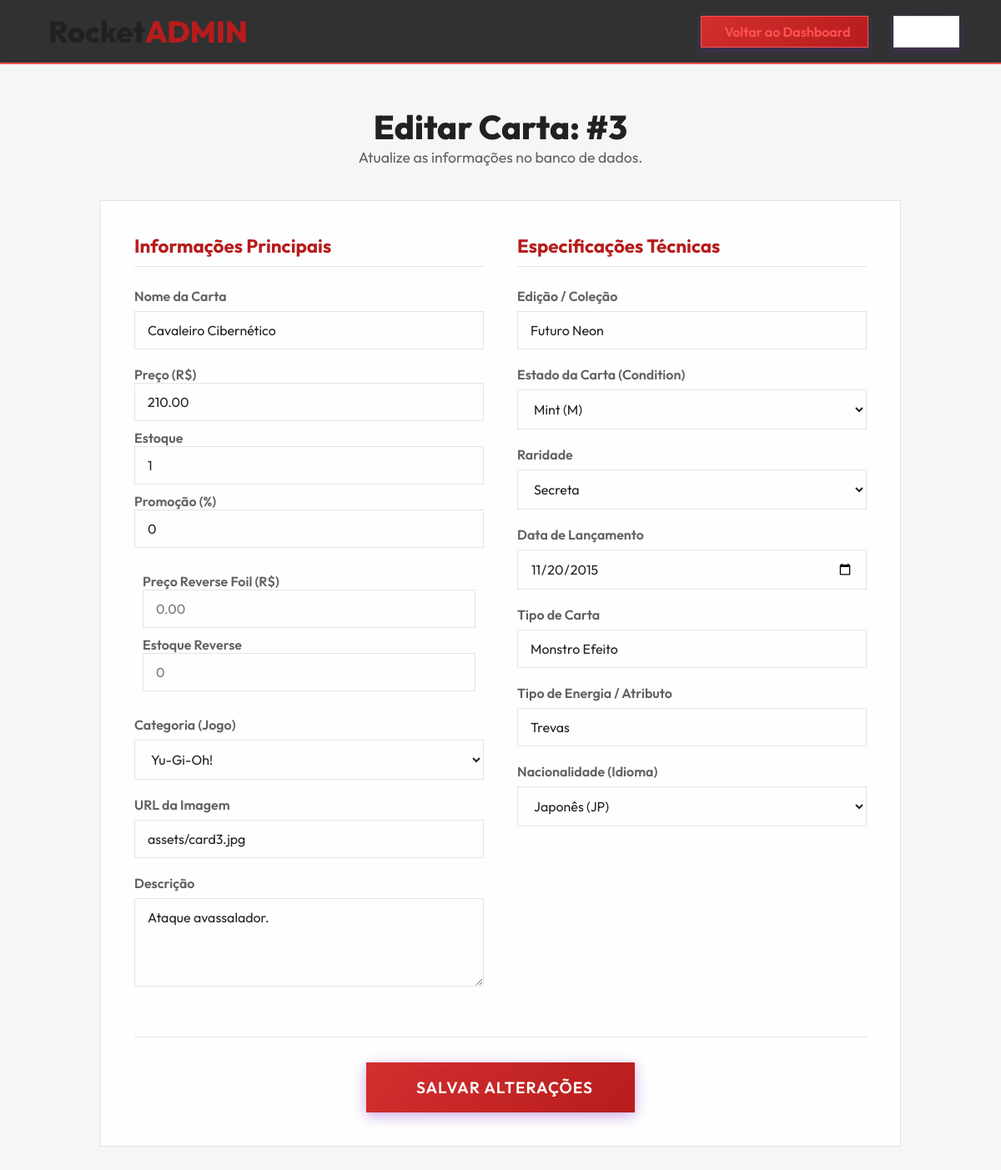
/admin_edit_card.php?id=3 (signed in), run on the app's committed database.
### tables this page shows
CREATE TABLE IF NOT EXISTS cartas (
    id INT AUTO_INCREMENT PRIMARY KEY,
    nome VARCHAR(255) NOT NULL,
    preco DECIMAL(10,2) NOT NULL,
    categoria VARCHAR(100) NOT NULL,
    imagem VARCHAR(500) NOT NULL,
    descricao TEXT,
    edicao VARCHAR(255),
    estado VARCHAR(100),
    raridade VARCHAR(100),
    data_lancamento DATE,
    tipo_carta VARCHAR(100),
    tipo_energia VARCHAR(100),
    nacionalidade VARCHAR(50),
    estoque INT DEFAULT 1,
    promocao_porcentagem INT DEFAULT 0,
    vezes_no_carrinho INT DEFAULT 0,
    criado_em TIMESTAMP DEFAULT CURRENT_TIMESTAMP
);

### admin_edit_card.php (the view, shortened to what this page needs)
<?php
require_once 'config.php';
$id = isset($_GET['id']) ? (int)$_GET['id'] : (isset($_POST['id']) ? (int)$_POST['id'] : 0);
$stmt = $pdo->prepare("SELECT * FROM cartas WHERE id = ?");
$stmt->execute([$id]);
$carta = $stmt->fetch();
?>
<!DOCTYPE html>
<html lang="pt-BR">
<head>
    <link rel="stylesheet" href="home.css?v=<?php echo time(); ?>">
    <link rel="stylesheet" href="admin.css">
</head>
<body>
    <header class="navbar admin-navbar">
        <a href="index.php" class="logo" style="text-decoration: none;">
            <h2>Rocket<span>ADMIN</span></h2>
        </a>
        <div class="nav-actions">
            <a href="admin_dashboard.php" class="login-link" style="margin-right:15px; border:1px solid var(--accent-color); color:var(--accent-color);"><ion-icon name="arrow-back-outline"></ion-icon> Voltar ao Dashboard</a>
            <a href="logout.php" class="login-link" style="background:var(--card-bg); border:1px solid var(--glass-border);"><ion-icon name="log-out-outline"></ion-icon> Sair</a>
        </div>
    </header>
    <main class="admin-container">
        <div class="admin-header">
            <h1>Editar Carta: #<?php echo $carta['id']; ?></h1>
            <p>Atualize as informações no banco de dados.</p>
        </div>
        <form action="admin_edit_card.php" method="POST" class="admin-form">
            <div class="form-grid">
                <div class="form-column">
                    <h3>Informações Principais</h3>
                    <div class="input-group-admin">
                        <label>Nome da Carta</label>
                        <input type="text" name="nome" value="<?php echo htmlspecialchars($carta['nome']); ?>" required>
                    </div>
                    <div class="input-group-admin" style="display:flex; gap:10px;">
                        <div style="flex:1;">
                            <label>Preço (R$)</label>
                            <input type="number" step="0.01" name="preco" value="<?php echo $carta['preco']; ?>" required>
                        </div>
                        <div style="flex:1;">
                            <label>Estoque</label>
                            <input type="number" name="estoque" value="<?php echo $carta['estoque']; ?>" required>
                        </div>
                        <div style="flex:1;">
                            <label>Promoção (%)</label>
                            <input type="number" name="promocao_porcentagem" value="<?php echo $carta['promocao_porcentagem']; ?>" min="0" max="100">
                        </div>
                    </div>
                    <div class="input-group-admin" style="display:flex; gap:10px; background: rgba(255,255,255,0.05); padding: 10px; border-radius: 8px;">
                        <div style="flex:1;">
                            <label>Preço Reverse Foil (R$)</label>
                            <input type="number" step="0.01" name="preco_reverse" value="<?php echo $carta['preco_reverse']; ?>" placeholder="0.00">
                        </div>
                        <div style="flex:1;">
                            <label>Estoque Reverse</label>
                            <input type="number" name="estoque_reverse" value="<?php echo $carta['estoque_reverse']; ?>" placeholder="0">
                        </div>
                    </div>
                    <div class="input-group-admin">
                        <label>Categoria (Jogo)</label>
                        <select name="categoria">
                            <option value="yugioh" <?php echo $carta['categoria'] == 'yugioh' ? 'selected' : ''; ?>>Yu-Gi-Oh!</option>
                        </select>
                    </div>
                    <div class="input-group-admin">
                        <label>URL da Imagem</label>
                        <input type="url" name="imagem" value="<?php echo htmlspecialchars($carta['imagem']); ?>" required>
                    </div>
                    <div class="input-group-admin">
                        <label>Descrição</label>
                        <textarea name="descricao" rows="4"><?php echo htmlspecialchars($carta['descricao']); ?></textarea>
                    </div>
                </div>
                <div class="form-column">
                    <h3>Especificações Técnicas</h3>
                    <div class="input-group-admin">
                        <label>Edição / Coleção</label>
                        <input type="text" name="edicao" value="<?php echo htmlspecialchars($carta['edicao']); ?>">
                    </div>
                    <div class="input-group-admin">
                        <label>Estado da Carta (Condition)</label>
                        <select name="estado">
                            <option value="Mint" <?php echo $carta['estado'] == 'Mint' ? 'selected' : ''; ?>>Mint (M)</option>
                        </select>
                    </div>
                    <div class="input-group-admin">
                        <label>Raridade</label>
                        <select name="raridade">
                            <option value="Secreta" <?php echo $carta['raridade'] == 'Secreta' ? 'selected' : ''; ?>>Secreta</option>
                        </select>
                    </div>
                    <div class="input-group-admin">
                        <label>Data de Lançamento</label>
                        <input type="date" name="data_lancamento" value="<?php echo $carta['data_lancamento']; ?>">
                    </div>
                    <div class="input-group-admin">
                        <label>Tipo de Carta</label>
                        <input type="text" name="tipo_carta" value="<?php echo htmlspecialchars($carta['tipo_carta']); ?>">
                    </div>
                    <div class="input-group-admin">
                        <label>Tipo de Energia / Atributo</label>
                        <input type="text" name="tipo_energia" value="<?php echo htmlspecialchars($carta['tipo_energia']); ?>">
                    </div>
                    <div class="input-group-admin">
                        <label>Nacionalidade (Idioma)</label>
                        <select name="nacionalidade">
                            <option value="JP" <?php echo $carta['nacionalidade'] == 'JP' ? 'selected' : ''; ?>>Japonês (JP)</option>
                        </select>
                    </div>
                </div>
            </div>
            <div class="form-footer">
                <button type="submit" class="btn primary-btn admin-submit"><ion-icon name="save-outline"></ion-icon> Salvar Alterações</button>
            </div>
        </form>
    </main>
</body>
</html>

### home.css (style rules this page uses)
:root { --bg-color: #f4f6f8; --primary-color: #d32f2f; --primary-hover: #b71c1c; --secondary-color: #f5f5f5; --accent-color: #ff5252; --text-main: #212121; --text-muted: #616161; --glass-bg: rgba(255, 255, 255, 0.85); --glass-border: rgba(0, 0, 0, 0.1); --card-bg: #ffffff; }
* { box-sizing: border-box; margin: 0; padding: 0; font-family: 'Outfit', sans-serif; }
body { background-color: var(--bg-color); color: var(--text-main); overflow-x: hidden; }
.navbar { display: flex; justify-content: space-between; align-items: center; padding: 15px 50px; background: var(--glass-bg); backdrop-filter: blur(20px); border-bottom: 1px solid var(--glass-border); position: sticky; top: 0; z-index: 1000; }
.logo { display: flex; align-items: center; gap: 8px; font-size: 24px; color: var(--accent-color); }
.logo h2 { color: var(--text-main); font-weight: 800; }
.logo h2 span { color: var(--primary-hover); }
.nav-actions { display: flex; align-items: center; gap: 15px; }
.login-link { display: flex; align-items: center; gap: 8px; background: linear-gradient(135deg, var(--primary-color), var(--primary-hover)); color: #fff; padding: 8px 20px; border-radius: 0; text-decoration: none; font-weight: 600; font-size: 1rem; transition: 0.3s; box-shadow: 0 4px 10px rgba(123, 44, 191, 0.3); }
.btn { padding: 15px 40px; font-size: 1.1rem; font-weight: 600; border-radius: 0; border: none; cursor: pointer; transition: 0.3s; text-transform: uppercase; letter-spacing: 1px; }
.primary-btn { background: linear-gradient(135deg, var(--primary-color), var(--primary-hover)); color: #fff; box-shadow: 0 4px 15px rgba(123, 44, 191, 0.4); }

### admin.css (style rules this page uses)
.admin-navbar { background: rgba(0, 0, 0, 0.8); border-bottom: 2px solid var(--accent-color); }
.admin-container { max-width: 1000px; margin: 50px auto; padding: 0 20px; }
.admin-header { text-align: center; margin-bottom: 40px; }
.admin-header h1 { font-size: 2.5rem; font-weight: 800; color: var(--text-main); }
.admin-header p { color: var(--text-muted); font-size: 1.1rem; }
.admin-form { background: var(--glass-bg); border: 1px solid var(--glass-border); border-radius: 0; padding: 40px; backdrop-filter: blur(15px); }
.form-grid { display: grid; grid-template-columns: 1fr 1fr; gap: 40px; }
.form-column h3 { font-size: 1.4rem; color: var(--primary-hover); margin-bottom: 25px; border-bottom: 1px solid var(--glass-border); padding-bottom: 10px; }
.input-group-admin { margin-bottom: 20px; display: flex; flex-direction: column; }
.input-group-admin label { font-weight: 600; margin-bottom: 8px; color: var(--text-muted); }
.input-group-admin input, .input-group-admin select, .input-group-admin textarea { width: 100%; padding: 12px 15px; background: var(--input-bg); border: 1px solid var(--glass-border); border-radius: 0; color: var(--text-main); font-size: 1rem; font-family: 'Outfit', sans-serif; outline: none; transition: 0.3s; }
.input-group-admin select option { background-color: var(--bg-color); color: var(--text-main); }
.form-footer { margin-top: 40px; text-align: center; border-top: 1px solid var(--glass-border); padding-top: 30px; }
.admin-submit { display: inline-flex; align-items: center; gap: 10px; font-size: 1.2rem; padding: 18px 50px; }

### data on the page
cartas: id "3", nome "Cavaleiro Cibernético", preco "210.00", estoque "1", promocao_porcentagem "0", categoria "Yu-Gi-Oh!", imagem "assets/card3.jpg", descricao "Ataque avassalador.", edicao "Futuro Neon", estado "Mint (M)", raridade "Secreta", data_lancamento "11/20/2015", tipo_carta "Monstro Efeito", tipo_energia "Trevas", nacionalidade "Japonês (JP)"
